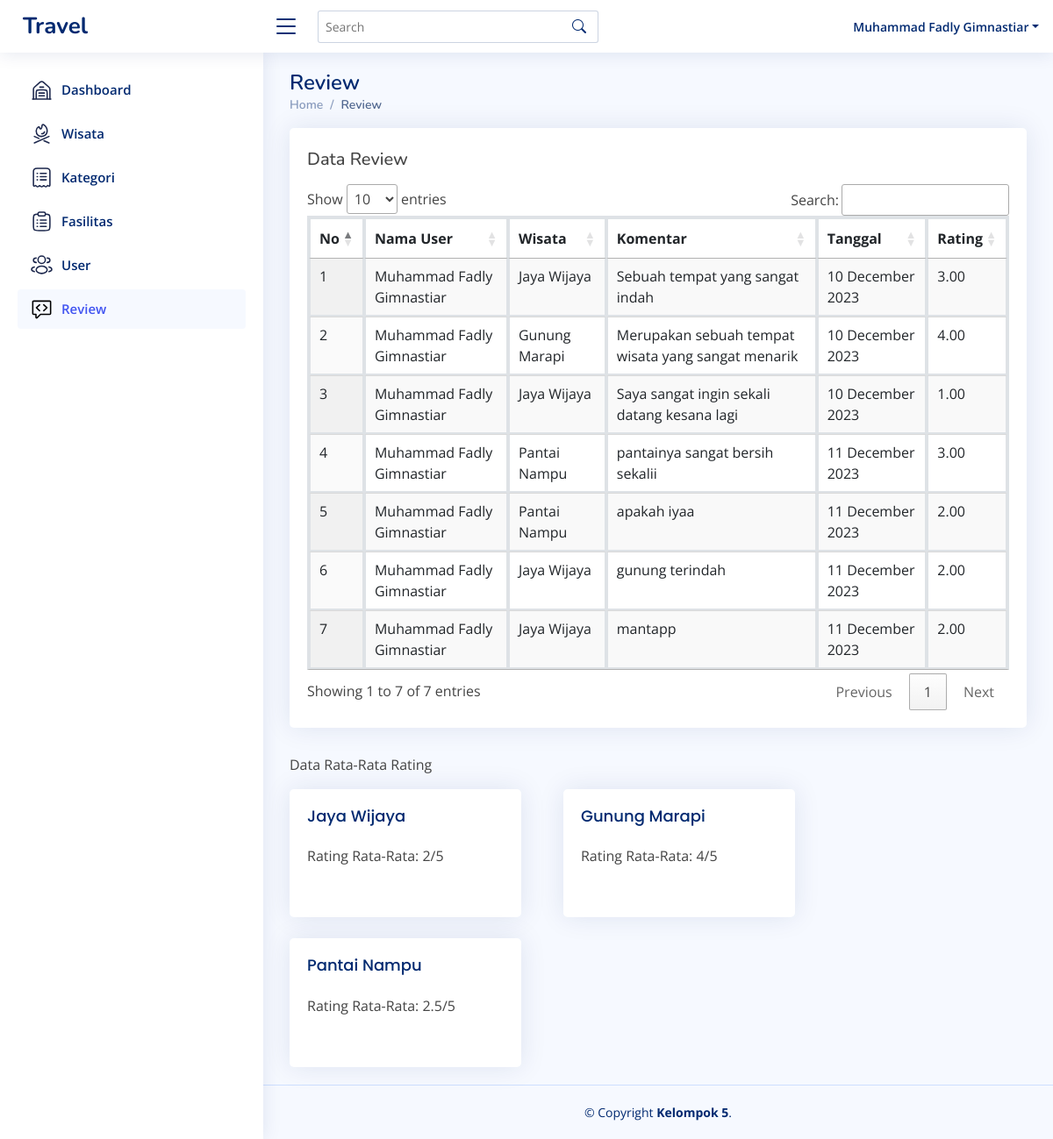
Page /admin/review.php (signed in) on the committed database.
### tables this page shows
CREATE TABLE `review` (
  `id` int(11) NOT NULL,
  `komentar` text DEFAULT NULL,
  `rating` decimal(3,2) DEFAULT NULL,
  `user_id` int(11) DEFAULT NULL,
  `tempat_wisata_id` int(11) DEFAULT NULL,
  `last_activity` datetime DEFAULT current_timestamp() ON UPDATE current_timestamp(),
  `waktu` datetime DEFAULT NULL
);

CREATE TABLE `user` (
  `id` int(11) NOT NULL,
  `username` varchar(50) NOT NULL,
  `password` varchar(255) NOT NULL,
  `role` enum('admin','user') NOT NULL,
  `last_registered` datetime DEFAULT current_timestamp(),
  `img` varchar(255) DEFAULT 'default.jpg',
  `location` varchar(255) DEFAULT NULL,
  `last_activity` datetime DEFAULT current_timestamp() ON UPDATE current_timestamp()
);

CREATE TABLE `tempat_wisata` (
  `id` int(11) NOT NULL,
  `nama_tempat` varchar(100) NOT NULL,
  `deskripsi` text DEFAULT NULL,
  `htm` int(11) DEFAULT NULL,
  `kategori_id` int(11) DEFAULT NULL,
  `image` varchar(255) NOT NULL,
  `last_activity` datetime DEFAULT current_timestamp() ON UPDATE current_timestamp()
);

### admin/review.php (the view, shortened to what this page needs)
<?php
include "connection.php";
$query = "SELECT r.id, r.komentar, r.rating, u.username, t.nama_tempat, r.waktu
          FROM review r
          JOIN user u ON r.user_id = u.id
          JOIN tempat_wisata t ON r.tempat_wisata_id = t.id";
$datareview = mysqli_query($conn, $query);
?>
<!DOCTYPE html>
<html lang="en">
<head>
    <link href="assets/vendor/bootstrap/css/bootstrap.min.css" rel="stylesheet">
    <link href="assets/vendor/bootstrap-icons/bootstrap-icons.css" rel="stylesheet">
    <link href="assets/vendor/boxicons/css/boxicons.min.css" rel="stylesheet">
    <link href="assets/vendor/quill/quill.snow.css" rel="stylesheet">
    <link href="assets/vendor/quill/quill.bubble.css" rel="stylesheet">
    <link href="assets/vendor/remixicon/remixicon.css" rel="stylesheet">
    <link href="assets/vendor/simple-datatables/style.css" rel="stylesheet">
    <link rel="stylesheet" href="https://cdn.datatables.net/1.13.7/css/jquery.dataTables.css" />
    <link href="https://cdn.jsdelivr.net/npm/sweetalert2@11.9.0/dist/sweetalert2.min.css" rel="stylesheet">
    <link rel="stylesheet" href="https://cdnjs.cloudflare.com/ajax/libs/rateYo/2.3.2/jquery.rateyo.min.css">
    <link href="assets/css/style.css" rel="stylesheet">
<body>
    <header id="header" class="header fixed-top d-flex align-items-center">
        <div class="d-flex align-items-center justify-content-between">
            <a href="index.php" class="logo d-flex align-items-center">
                <span class="d-none d-lg-block">Travel</span>
            </a>
            <i class="bi bi-list toggle-sidebar-btn"></i>
        </div>
        <div class="search-bar">
            <form class="search-form d-flex align-items-center" method="POST" action="#">
                <input type="text" name="query" placeholder="Search" title="Enter search keyword">
                <button type="submit" title="Search"><i class="bi bi-search"></i></button>
            </form>
        </div>
        <nav class="header-nav ms-auto">
            <ul class="d-flex align-items-center">
                <li class="nav-item dropdown pe-3">
                    <a class="nav-link nav-profile d-flex align-items-center pe-0" href="#" data-bs-toggle="dropdown">
                        <span class="d-none d-md-block dropdown-toggle ps-2"><?php echo $_SESSION['username']; ?></span>
                    </a>
                </li>
            </ul>
        </nav>
    </header>
    <aside id="sidebar" class="sidebar">
        <ul class="sidebar-nav" id="sidebar-nav">
            <li class="nav-item">
                <a class="nav-link collapsed" href="index.php">
                    <span>Dashboard</span>
                </a>
            </li>
            <li class="nav-item">
                <a class="nav-link collapsed" href="wisata.php">
                    <span>Wisata</span>
                </a>
            </li>
            <li class="nav-item">
                <a class="nav-link collapsed" href="kategori.php">
                    <span>Kategori</span>
                </a>
            </li>
            <li class="nav-item">
                <a class="nav-link collapsed" href="fasilitas.php">
                    <span>Fasilitas</span>
                </a>
            </li>
            <li class="nav-item">
                <a class="nav-link collapsed" href="user.php">
                    <span>User</span>
                </a>
            </li>
            <li class="nav-item">
                <a class="nav-link" href="review.php">
                    <span>Review</span>
                </a>
            </li>
        </ul>
    </aside>
    <main id="main" class="main">
        <div class="pagetitle">
            <h1>Review</h1>
            <nav>
                <ol class="breadcrumb">
                    <li class="breadcrumb-item"><a href="index.php">Home</a></li>
                    <li class="breadcrumb-item active">Review</li>
                </ol>
            </nav>
        </div>
        <section class="section dashboard">
            <div class="card">
                <div class="card-body">
                    <h5 class="mt-4 mb-3">Data Review</h5>
                    <div class="table-responsive">
                        <table class="table table-bordered display" id="myTable">
                            <thead>
                                <tr>
                                    <th style="width: 5px;">No</th>
                                    <th>Nama User</th>
                                    <th>Wisata</th>
                                    <th>Komentar</th>
                                    <th>Tanggal</th>
                                    <th>Rating</th>
                                </tr>
                            </thead>
                            <tbody>
                                <?php
                                $i = 1;
                                while ($ambildata = mysqli_fetch_array($datareview)) {
                                    $komentar = $ambildata['komentar'];
                                    $user = $ambildata['username'];
                                    $nama_tempat = $ambildata['nama_tempat'];
                                    $waktu = $ambildata['waktu'];
                                    $rating = $ambildata['rating'];
                                    if (!isset($wisataRating[$nama_tempat])) {
                                        $wisataRating[$nama_tempat] = [
                                            'totalRating' => 0,
                                            'jumlahReview' => 0
                                        ];
                                    }
                                    $wisataRating[$nama_tempat]['totalRating'] += $rating;
                                    $wisataRating[$nama_tempat]['jumlahReview']++;
                                ?>
                                    <tr>
                                        <td style="width: 10px;"><?= $i++; ?></td>
                                        <td><?= $user; ?></td>
                                        <td><?= $nama_tempat; ?></td>
                                        <td><?= $komentar; ?></td>
                                        <td><?= date('d F Y', strtotime($waktu)); ?></td>
                                        <td><?= $rating; ?></td>
                                    </tr>
                                <?php
                                }
                                ?>
                            </tbody>
                        </table>
                    </div>
                </div>
            </div>
            <div class="mt-2">
                <p class="font-weight-bold">Data Rata-Rata Rating</p>
                <div class="row row-cols-1 row-cols-md-2 row-cols-lg-3 gap-4 mt-3">
                    <?php
                    if (empty($wisataRating)) {
                    ?>
                        <div class="col">
                            <div class="card h-100">
                                <div class="card-body">
                                    <h5 class="card-title text-xl font-weight-bold mb-2">Tidak Ada Rating</h5>
                                    <p class="card-text text-gray-600 mb-2">Maaf, tidak ada rating untuk ditampilkan.</p>
                                </div>
                            </div>
                        </div>
                        <?php
                    } else {
                        foreach ($wisataRating as $nama_tempat => $ratings) {
                            $averageRating = $ratings['totalRating'] / $ratings['jumlahReview'];
                            $roundedRating = round($averageRating, 2);
                        ?>
                            <div class="col">
                                <div class="card h-100">
                                    <div class="card-body">
                                        <h5 class="card-title text-xl font-weight-bold mb-2"><?= $nama_tempat; ?></h5>
                                        <p class="card-text text-gray-600 mb-2">Rating Rata-Rata: <?= $roundedRating; ?>/5</p>
                                    </div>
                                </div>
                            </div>
                    <?php
                        }
                    }
                    ?>
                </div>
            </div>
        </section>
    </main>
    <footer id="footer" class="footer">
        <div class="copyright">
            &copy; Copyright <strong><span>Kelompok 5</span></strong>.
        </div>
    </footer>
</body>
</html>

### admin/assets/css/style.css (style rules this page uses)
:root { scroll-behavior: smooth; }
body { font-family: "Open Sans", sans-serif; background: #f6f9ff; color: #444444; }
a { color: #4154f1; text-decoration: none; }
h1, h2, h3, h4, h5, h6 { font-family: "Nunito", sans-serif; }
.card { position: relative; display: flex; flex-direction: column; min-width: 0; word-wrap: break-word; background-color: #fff; background-clip: border-box; border: 1px solid rgba(0, 0, 0, 0.125); border-radius: 0.25rem; }
.table-bordered { border: 2px solid #dee2e6; }
.table-bordered th, .table-bordered td { border: 2px solid #dee2e6; }
.table-bordered thead th, .table-bordered thead td { border-bottom-width: 3px; }
.card-body { flex: 1 1 auto; min-height: 1px; padding: 1.25rem; }
.table-responsive { display: block; width: 100%; overflow-x: auto; -webkit-overflow-scrolling: touch; }
#main { margin-top: 60px; padding: 20px 30px; transition: all 0.3s; }
.pagetitle { margin-bottom: 10px; }
.pagetitle h1 { font-size: 24px; margin-bottom: 0; font-weight: 600; color: #012970; }
.card { margin-bottom: 30px; border: none; border-radius: 5px; box-shadow: 0px 0 30px rgba(1, 41, 112, 0.1); }
.card-title { padding: 20px 0 15px 0; font-size: 18px; font-weight: 500; color: #012970; font-family: "Poppins", sans-serif; }
.card-body { padding: 0 20px 20px 20px; }
.breadcrumb { font-size: 14px; font-family: "Nunito", sans-serif; color: #899bbd; font-weight: 600; }
.breadcrumb a { color: #899bbd; transition: 0.3s; }
.breadcrumb .breadcrumb-item::before { color: #899bbd; }
.breadcrumb .active { color: #51678f; font-weight: 600; }
.logo { line-height: 1; }
@media (min-width: 1200px) { .logo { width: 280px; } }
.logo span { font-size: 26px; font-weight: 700; color: #012970; font-family: "Nunito", sans-serif; }
.header { transition: all 0.5s; z-index: 997; height: 60px; box-shadow: 0px 2px 20px rgba(1, 41, 112, 0.1); background-color: #fff; padding-left: 20px; }
.header .toggle-sidebar-btn { font-size: 32px; padding-left: 10px; cursor: pointer; color: #012970; }
.header .search-bar { min-width: 360px; padding: 0 20px; }
.header .search-form { width: 100%; }
.header .search-form input { border: 0; font-size: 14px; color: #012970; border: 1px solid rgba(1, 41, 112, 0.2); padding: 7px 38px 7px 8px; border-radius: 3px; transition: 0.3s; width: 100%; }
.header .search-form button { border: 0; padding: 0; margin-left: -30px; background: none; }
.header .search-form button i { color: #012970; }
.header-nav ul { list-style: none; }
.header-nav>ul { margin: 0; padding: 0; }
.header-nav .nav-profile { color: #012970; }
.header-nav .nav-profile span { font-size: 14px; font-weight: 600; }
.sidebar { position: fixed; top: 60px; left: 0; bottom: 0; width: 300px; z-index: 996; transition: all 0.3s; padding: 20px; overflow-y: auto; scrollbar-width: thin; scrollbar-color: #aab7cf transparent; box-shadow: 0px 0px 20px rgba(1, 41, 112, 0.1); background-color: #fff; }
@media (min-width: 1200px) { #main, #footer { margin-left: 300px; } }
.sidebar-nav { padding: 0; margin: 0; list-style: none; }
.sidebar-nav li { padding: 0; margin: 0; list-style: none; }
.sidebar-nav .nav-item { margin-bottom: 5px; }
.sidebar-nav .nav-link { display: flex; align-items: center; font-size: 15px; font-weight: 600; color: #4154f1; transition: 0.3; background: #f6f9ff; padding: 10px 15px; border-radius: 4px; }
.sidebar-nav .nav-link.collapsed { color: #012970; background: #fff; }
.footer { padding: 20px 0; font-size: 14px; transition: all 0.3s; border-top: 1px solid #cddfff; }
.footer .copyright { text-align: center; color: #012970; }

### rows in the picture
review: user.username "Muhammad Fadly Gimnastiar", tempat_wisata.nama_tempat "Jaya Wijaya", komentar "Sebuah tempat yang sangat indah", waktu "10 December 2023", rating "3.00"
review: user.username "Muhammad Fadly Gimnastiar", tempat_wisata.nama_tempat "Gunung Marapi", komentar "Merupakan sebuah tempat wisata yang sangat menarik", waktu "10 December 2023", rating "4.00"
review: user.username "Muhammad Fadly Gimnastiar", tempat_wisata.nama_tempat "Jaya Wijaya", komentar "Saya sangat ingin sekali datang kesana lagi", waktu "10 December 2023", rating "1.00"
review: user.username "Muhammad Fadly Gimnastiar", tempat_wisata.nama_tempat "Pantai Nampu", komentar "pantainya sangat bersih sekalii", waktu "11 December 2023", rating "3.00"
review: user.username "Muhammad Fadly Gimnastiar", tempat_wisata.nama_tempat "Pantai Nampu", komentar "apakah iyaa", waktu "11 December 2023", rating "2.00"
review: user.username "Muhammad Fadly Gimnastiar", tempat_wisata.nama_tempat "Jaya Wijaya", komentar "gunung terindah", waktu "11 December 2023", rating "2.00"
review: user.username "Muhammad Fadly Gimnastiar", tempat_wisata.nama_tempat "Jaya Wijaya", komentar "mantapp", waktu "11 December 2023", rating "2.00", roundedRating "2"

### other values in the picture
$_SESSION['username'] "Muhammad Fadly Gimnastiar"
$nama_tempat "Gunung Marapi"
$roundedRating "4"
$nama_tempat "Pantai Nampu"
$roundedRating "2.5"
